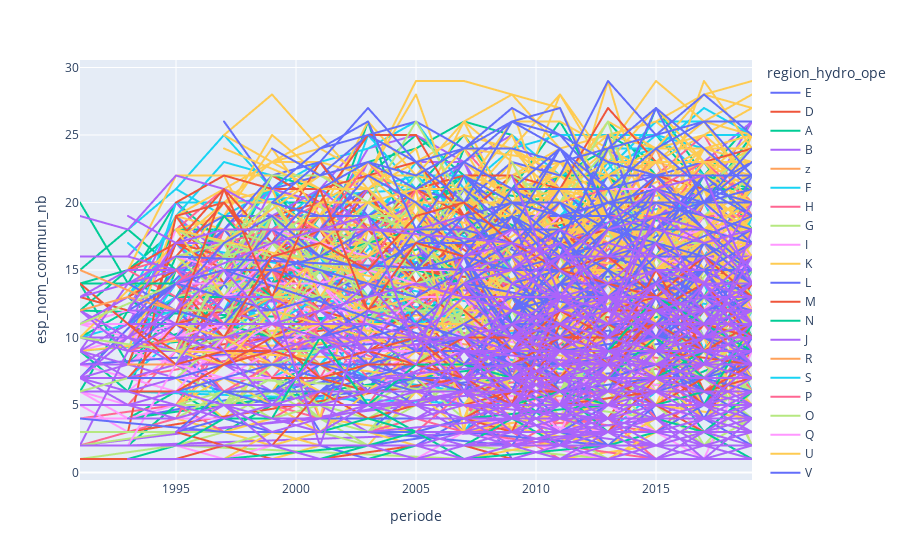

Notebook cell for this chart:
### Markdown cell above
### Évolution de la richesse spécifique par station
Si l'on visualise seulement l'évolution par station, sans autre traitement préalable, c'est peu lisibile compte tenu du nombre de stations.
Il est également peu lisible de proposer une sélection par secteur ou région, car soit leur liste serait top longue à parcourir, soit la liste de stations associée reste trop importante à afficher.

### Code cell
fig = px.line(df_stations, x="periode", y="esp_nom_commun_nb", color="region_hydro_ope",
              line_group="nom_station", hover_name="nom_station")
fig.show()
